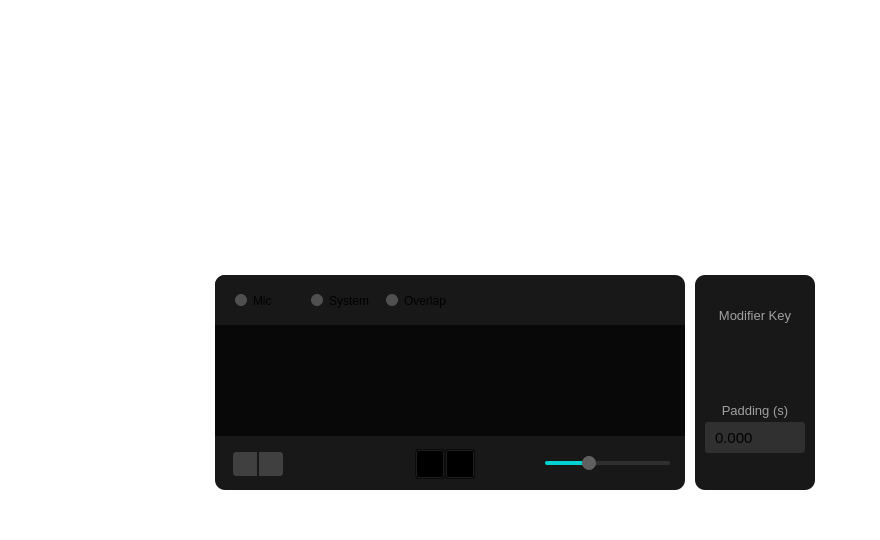
<?xml version="1.0" encoding="UTF-8"?>
<ui version="4.0">
 <class>SoundboardMenu</class>
 <widget class="QWidget" name="SoundboardMenu">
  <property name="geometry">
   <rect>
    <x>0</x>
    <y>0</y>
    <width>880</width>
    <height>540</height>
   </rect>
  </property>
  <property name="windowTitle">
   <string>Form</string>
  </property>
  <property name="styleSheet">
   <string notr="true">background: transparent;</string>
  </property>
  <widget class="QWidget" name="hotkeysContainer" native="true">
   <property name="geometry">
    <rect>
     <x>215</x>
     <y>50</y>
     <width>600</width>
     <height>215</height>
    </rect>
   </property>
  </widget>
  <widget class="QGroupBox" name="settingsContainer">
   <property name="geometry">
    <rect>
     <x>215</x>
     <y>275</y>
     <width>470</width>
     <height>215</height>
    </rect>
   </property>
   <property name="styleSheet">
    <string notr="true">QGroupBox { border: 0px; background-color: #181818; border-radius: 10px; }</string>
   </property>
   <property name="title">
    <string/>
   </property>
   <widget class="QWidget" name="cropperBG" native="true">
    <property name="geometry">
     <rect>
      <x>0</x>
      <y>50</y>
      <width>470</width>
      <height>111</height>
     </rect>
    </property>
    <property name="styleSheet">
     <string notr="true">background: #080808;</string>
    </property>
   </widget>
   <widget class="QGroupBox" name="toggleGroup">
    <property name="enabled">
     <bool>true</bool>
    </property>
    <property name="geometry">
     <rect>
      <x>0</x>
      <y>0</y>
      <width>250</width>
      <height>50</height>
     </rect>
    </property>
    <property name="title">
     <string/>
    </property>
    <widget class="QWidget" name="horizontalLayoutWidget">
     <property name="geometry">
      <rect>
       <x>20</x>
       <y>0</y>
       <width>221</width>
       <height>51</height>
      </rect>
     </property>
     <layout class="QHBoxLayout" name="horizontalLayout">
      <item>
       <widget class="QCheckBox" name="mic">
        <property name="cursor">
         <cursorShape>PointingHandCursor</cursorShape>
        </property>
        <property name="toolTip">
         <string>&lt;html&gt;&lt;head/&gt;&lt;body&gt;&lt;p&gt;Toggle recording from your mic&lt;/p&gt;&lt;/body&gt;&lt;/html&gt;</string>
        </property>
        <property name="styleSheet">
         <string notr="true">QCheckBox::indicator { width: 12px; height: 12px; border-radius: 6px;}
QCheckBox::indicator:unchecked { background-color: #505050; }
QCheckBox::indicator:unchecked:hover { background-color: #808080; }
QCheckBox::indicator:checked { background-color: #980000; }
QCheckBox::indicator:checked:hover { background-color: #C80000; }
QCheckBox::indicator:disabled { background-color: #303030; }</string>
        </property>
        <property name="text">
         <string>Mic</string>
        </property>
        <property name="checked">
         <bool>false</bool>
        </property>
       </widget>
      </item>
      <item>
       <widget class="QCheckBox" name="system">
        <property name="cursor">
         <cursorShape>PointingHandCursor</cursorShape>
        </property>
        <property name="toolTip">
         <string>&lt;html&gt;&lt;head/&gt;&lt;body&gt;&lt;p&gt;Toggle recording from system audio&lt;/p&gt;&lt;/body&gt;&lt;/html&gt;</string>
        </property>
        <property name="styleSheet">
         <string notr="true">QCheckBox::indicator { width: 12px; height: 12px; border-radius: 6px;}
QCheckBox::indicator:unchecked { background-color: #505050; }
QCheckBox::indicator:unchecked:hover { background-color: #808080; }
QCheckBox::indicator:checked { background-color: #980000; }
QCheckBox::indicator:checked:hover { background-color: #C80000; }
QCheckBox::indicator:disabled { background-color: #303030; }</string>
        </property>
        <property name="text">
         <string>System</string>
        </property>
       </widget>
      </item>
      <item>
       <widget class="QCheckBox" name="overlap">
        <property name="cursor">
         <cursorShape>PointingHandCursor</cursorShape>
        </property>
        <property name="toolTip">
         <string>&lt;html&gt;&lt;head/&gt;&lt;body&gt;&lt;p&gt;Toggle whether successive hotkey presses make clips overlap or interupts them&lt;/p&gt;&lt;/body&gt;&lt;/html&gt;</string>
        </property>
        <property name="styleSheet">
         <string notr="true">QCheckBox::indicator { width: 12px; height: 12px; border-radius: 6px;}
QCheckBox::indicator:unchecked { background-color: #505050; }
QCheckBox::indicator:unchecked:hover { background-color: #808080; }
QCheckBox::indicator:checked { background-color: #00D000; }
QCheckBox::indicator:checked:hover { background-color: #00FF00; }
QCheckBox::indicator:disabled { background-color: #303030; }</string>
        </property>
        <property name="text">
         <string>Overlap</string>
        </property>
        <property name="checked">
         <bool>false</bool>
        </property>
       </widget>
      </item>
     </layout>
    </widget>
   </widget>
   <widget class="QGroupBox" name="buttonBox">
    <property name="geometry">
     <rect>
      <x>18</x>
      <y>177</y>
      <width>50</width>
      <height>24</height>
     </rect>
    </property>
    <property name="styleSheet">
     <string notr="true"/>
    </property>
    <property name="title">
     <string/>
    </property>
    <widget class="QToolButton" name="load">
     <property name="geometry">
      <rect>
       <x>0</x>
       <y>0</y>
       <width>24</width>
       <height>24</height>
      </rect>
     </property>
     <property name="cursor">
      <cursorShape>ArrowCursor</cursorShape>
     </property>
     <property name="toolTip">
      <string>&lt;html&gt;&lt;head/&gt;&lt;body&gt;&lt;p&gt;Load a clip&lt;/p&gt;&lt;/body&gt;&lt;/html&gt;</string>
     </property>
     <property name="styleSheet">
      <string notr="true">QToolButton { background-color: #404040; border: 0px; border-top-left-radius: 3px; border-bottom-left-radius: 3px; }
QToolButton:hover { background-color: #505050; }
QToolButton:disabled {; background-color: #303030;}
</string>
     </property>
     <property name="text">
      <string/>
     </property>
     <property name="icon">
      <iconset resource="../../rc.qrc">
       <normaloff>:/rc/soundboardMenu/loadIdle.png</normaloff>
       <disabledoff>:/rc/soundboardMenu/loadDisabled.png</disabledoff>
       <activeoff>:/rc/soundboardMenu/loadHover.png</activeoff>
       <selectedoff>:/rc/soundboardMenu/loadHover.png</selectedoff>:/rc/soundboardMenu/loadIdle.png</iconset>
     </property>
     <property name="iconSize">
      <size>
       <width>20</width>
       <height>20</height>
      </size>
     </property>
    </widget>
    <widget class="QToolButton" name="del">
     <property name="geometry">
      <rect>
       <x>26</x>
       <y>0</y>
       <width>24</width>
       <height>24</height>
      </rect>
     </property>
     <property name="cursor">
      <cursorShape>ArrowCursor</cursorShape>
     </property>
     <property name="toolTip">
      <string>&lt;html&gt;&lt;head/&gt;&lt;body&gt;&lt;p&gt;Delete selected clip&lt;/p&gt;&lt;/body&gt;&lt;/html&gt;</string>
     </property>
     <property name="styleSheet">
      <string notr="true">QToolButton { background-color: #404040; border: 0px; border-top-right-radius: 3px; border-bottom-right-radius: 3px; }
QToolButton:hover { background-color: #505050; }
QToolButton:disabled { background-color: #303030;}
</string>
     </property>
     <property name="text">
      <string/>
     </property>
     <property name="icon">
      <iconset resource="../../rc.qrc">
       <normaloff>:/rc/soundboardMenu/deleteIdle.png</normaloff>
       <disabledoff>:/rc/soundboardMenu/deleteDisabled.png</disabledoff>
       <activeoff>:/rc/soundboardMenu/deleteHover.png</activeoff>
       <selectedoff>:/rc/soundboardMenu/deleteHover.png</selectedoff>:/rc/soundboardMenu/deleteIdle.png</iconset>
     </property>
     <property name="iconSize">
      <size>
       <width>20</width>
       <height>20</height>
      </size>
     </property>
    </widget>
   </widget>
   <widget class="QSlider" name="clipVolume">
    <property name="enabled">
     <bool>true</bool>
    </property>
    <property name="geometry">
     <rect>
      <x>330</x>
      <y>180</y>
      <width>125</width>
      <height>16</height>
     </rect>
    </property>
    <property name="cursor">
     <cursorShape>ArrowCursor</cursorShape>
    </property>
    <property name="toolTip">
     <string>&lt;html&gt;&lt;head/&gt;&lt;body&gt;&lt;p&gt;Clip volume&lt;/p&gt;&lt;/body&gt;&lt;/html&gt;</string>
    </property>
    <property name="styleSheet">
     <string notr="true">QSlider::groove:horizontal { height: 4px; background-color: #303030; border-radius: 2px; }

QSlider::handle:horizontal { border: 0px; width: 14px; height: 14px; border-radius: 7px; background: #606060; margin: -5px 0px; }

QSlider::handle:horizontal:hover { background: #C0C0C0; }

QSlider::handle:horizontal:disabled {background: #303030;}

QSlider::sub-page:horizontal { background-color: #00D0D0; border-radius: 2px; }</string>
    </property>
    <property name="maximum">
     <number>150</number>
    </property>
    <property name="value">
     <number>50</number>
    </property>
    <property name="orientation">
     <enum>Qt::Horizontal</enum>
    </property>
   </widget>
   <widget class="QGroupBox" name="mediaButtonBox">
    <property name="geometry">
     <rect>
      <x>200</x>
      <y>174</y>
      <width>60</width>
      <height>30</height>
     </rect>
    </property>
    <property name="styleSheet">
     <string notr="true"/>
    </property>
    <property name="title">
     <string/>
    </property>
    <widget class="QToolButton" name="play">
     <property name="geometry">
      <rect>
       <x>0</x>
       <y>0</y>
       <width>30</width>
       <height>30</height>
      </rect>
     </property>
     <property name="cursor">
      <cursorShape>ArrowCursor</cursorShape>
     </property>
     <property name="toolTip">
      <string>&lt;html&gt;&lt;head/&gt;&lt;body&gt;&lt;p&gt;Play selected clip&lt;/p&gt;&lt;/body&gt;&lt;/html&gt;</string>
     </property>
     <property name="styleSheet">
      <string notr="true">QToolButton { border-image: url(&quot;:/rc/soundboardMenu/playIdle.png&quot;) 0 0 0 0 stretch stretch; }
QToolButton:hover { border-image: url(&quot;:/rc/soundboardMenu/playHover.png&quot;) 0 0 0 0 stretch stretch; }
QToolButton:pressed { border-image: url(&quot;:/rc/soundboardMenu/playIdle.png&quot;) 0 0 0 0 stretch stretch; }
QToolButton:disabled { border-image: url(&quot;:/rc/soundboardMenu/playDisabled.png&quot;) 0 0 0 0 stretch stretch; }
</string>
     </property>
     <property name="text">
      <string/>
     </property>
     <property name="iconSize">
      <size>
       <width>32</width>
       <height>32</height>
      </size>
     </property>
    </widget>
    <widget class="QToolButton" name="stop">
     <property name="geometry">
      <rect>
       <x>30</x>
       <y>0</y>
       <width>30</width>
       <height>30</height>
      </rect>
     </property>
     <property name="cursor">
      <cursorShape>ArrowCursor</cursorShape>
     </property>
     <property name="toolTip">
      <string>&lt;html&gt;&lt;head/&gt;&lt;body&gt;&lt;p&gt;Stop all playback&lt;/p&gt;&lt;/body&gt;&lt;/html&gt;</string>
     </property>
     <property name="styleSheet">
      <string notr="true">QToolButton { border-image: url(&quot;:/rc/soundboardMenu/stopIdle.png&quot;) 0 0 0 0 stretch stretch; }
QToolButton:hover { border-image: url(&quot;:/rc/soundboardMenu/stopHover.png&quot;) 0 0 0 0 stretch stretch; }
QToolButton:pressed { border-image: url(&quot;:/rc/soundboardMenu/stopIdle.png&quot;) 0 0 0 0 stretch stretch; }
QToolButton:disabled { border-image: url(&quot;:/rc/soundboardMenu/stopDisabled.png&quot;) 0 0 0 0 stretch stretch; }
</string>
     </property>
     <property name="text">
      <string/>
     </property>
     <property name="iconSize">
      <size>
       <width>32</width>
       <height>32</height>
      </size>
     </property>
    </widget>
   </widget>
  </widget>
  <widget class="MonitorSlider" name="monitorSlider" native="true">
   <property name="geometry">
    <rect>
     <x>45</x>
     <y>60</y>
     <width>125</width>
     <height>420</height>
    </rect>
   </property>
   <property name="toolTip">
    <string>&lt;html&gt;&lt;head/&gt;&lt;body&gt;&lt;p&gt;Hear your own clips&lt;/p&gt;&lt;/body&gt;&lt;/html&gt;</string>
   </property>
  </widget>
  <widget class="QGroupBox" name="extraSettings">
   <property name="geometry">
    <rect>
     <x>695</x>
     <y>275</y>
     <width>120</width>
     <height>215</height>
    </rect>
   </property>
   <property name="styleSheet">
    <string notr="true">QGroupBox { border: 0px; background-color: #181818; border-radius: 10px; }</string>
   </property>
   <property name="title">
    <string/>
   </property>
   <widget class="QGroupBox" name="modifierGroup">
    <property name="geometry">
     <rect>
      <x>0</x>
      <y>25</y>
      <width>120</width>
      <height>71</height>
     </rect>
    </property>
    <property name="toolTip">
     <string>&lt;html&gt;&lt;head/&gt;&lt;body&gt;&lt;p&gt;Hold this key along with any hotkey to begin recording, overriding an existing clip&lt;/p&gt;&lt;/body&gt;&lt;/html&gt;</string>
    </property>
    <property name="styleSheet">
     <string notr="true">QGroupBox { border-radius: 0px; border: 0px; background-color: transparent; }</string>
    </property>
    <property name="title">
     <string/>
    </property>
    <widget class="QLabel" name="modifierLabel">
     <property name="enabled">
      <bool>true</bool>
     </property>
     <property name="geometry">
      <rect>
       <x>0</x>
       <y>0</y>
       <width>120</width>
       <height>30</height>
      </rect>
     </property>
     <property name="font">
      <font>
       <pointsize>10</pointsize>
       <bold>false</bold>
      </font>
     </property>
     <property name="styleSheet">
      <string notr="true">QWidget {color: #A0A0A0;}
QWidget:disabled {color: #707070;}</string>
     </property>
     <property name="text">
      <string>Modifier Key</string>
     </property>
     <property name="alignment">
      <set>Qt::AlignCenter</set>
     </property>
    </widget>
    <widget class="QWidget" name="modifierPlaceholder" native="true">
     <property name="geometry">
      <rect>
       <x>10</x>
       <y>25</y>
       <width>100</width>
       <height>35</height>
      </rect>
     </property>
    </widget>
   </widget>
   <widget class="QGroupBox" name="paddingGroup">
    <property name="geometry">
     <rect>
      <x>0</x>
      <y>120</y>
      <width>120</width>
      <height>71</height>
     </rect>
    </property>
    <property name="toolTip">
     <string>&lt;html&gt;&lt;head/&gt;&lt;body&gt;&lt;p&gt;Record an extra few seconds before and after you press/release a hotkey.&lt;/p&gt;&lt;/body&gt;&lt;/html&gt;</string>
    </property>
    <property name="styleSheet">
     <string notr="true">QGroupBox { border-radius: 0px; border: 0px; background-color: transparent; }</string>
    </property>
    <property name="title">
     <string/>
    </property>
    <widget class="QLabel" name="paddingLabel">
     <property name="enabled">
      <bool>true</bool>
     </property>
     <property name="geometry">
      <rect>
       <x>0</x>
       <y>0</y>
       <width>120</width>
       <height>30</height>
      </rect>
     </property>
     <property name="font">
      <font>
       <pointsize>10</pointsize>
       <bold>false</bold>
      </font>
     </property>
     <property name="styleSheet">
      <string notr="true">QWidget {color: #A0A0A0;}
QWidget:disabled {color: #707070;}</string>
     </property>
     <property name="text">
      <string>Padding (s)</string>
     </property>
     <property name="alignment">
      <set>Qt::AlignCenter</set>
     </property>
    </widget>
    <widget class="QDoubleSpinBox" name="padding">
     <property name="geometry">
      <rect>
       <x>10</x>
       <y>27</y>
       <width>100</width>
       <height>31</height>
      </rect>
     </property>
     <property name="font">
      <font>
       <pointsize>11</pointsize>
      </font>
     </property>
     <property name="styleSheet">
      <string notr="true">QDoubleSpinBox {
	background-color: #303030;
	border: 0px;
	border-radius: 3px;
	padding: 3px 25px 3px 8px;
	padding-right: 25px;
}

QDoubleSpinBox::up-button {
	subcontrol-origin: border;
	subcontrol-origin: top right;
	width: 25px;
	border: 0px;
	margin-bottom: -1px;
	border-top-right-radius: 3px;
}

QDoubleSpinBox::up-button:hover {
	background-color: #505050;
}

QDoubleSpinBox::up-button:pressed {
	background-color: #484848;
}

QDoubleSpinBox::up-arrow {
	image: url(&quot;:/rc/common/up_arrow_on.png&quot;);
	width: 12px;
	height: 12px;
}

QDoubleSpinBox::up-arrow:disabled, QDoubleSpinBox::up-arrow:off {
	image: url(&quot;:/rc/common/up_arrow_off.png&quot;);
}

QDoubleSpinBox::down-button {
	subcontrol-origin: border;
	subcontrol-origin: bottom right;
	width: 25px;
	border: 0px;
	margin-top: -1px;
	border-bottom-right-radius: 3px;
}

QDoubleSpinBox::down-button:hover {
	background-color: #505050;
}

QDoubleSpinBox::down-button:pressed {
	background-color: #484848;
}

QDoubleSpinBox::down-arrow {
	image: url(&quot;:/rc/common/down_arrow_on.png&quot;);
	width: 12px;
	height: 12px;
}

QDoubleSpinBox::down-arrow:disabled, QDoubleSpinBox::down-arrow:off {
	image: url(&quot;:/rc/common/down_arrow_off.png&quot;);
}</string>
     </property>
     <property name="decimals">
      <number>3</number>
     </property>
     <property name="maximum">
      <double>5.000000000000000</double>
     </property>
     <property name="singleStep">
      <double>0.050000000000000</double>
     </property>
    </widget>
   </widget>
  </widget>
 </widget>
 <customwidgets>
  <customwidget>
   <class>MonitorSlider</class>
   <extends>QWidget</extends>
   <header>ui/widgets/monitorslider.h</header>
   <container>1</container>
  </customwidget>
 </customwidgets>
 <resources>
  <include location="../../rc.qrc"/>
 </resources>
 <connections/>
</ui>
